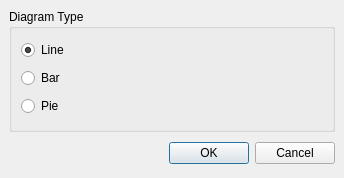
<ui version="4.0" >
 <author></author>
 <comment></comment>
 <exportmacro></exportmacro>
 <class>DiagramTypeDLG</class>
 <widget class="QDialog" name="DiagramTypeDLG" >
  <property name="geometry" >
   <rect>
    <x>0</x>
    <y>0</y>
    <width>344</width>
    <height>178</height>
   </rect>
  </property>
  <property name="windowTitle" >
   <string>Diagram Type</string>
  </property>
  <layout class="QGridLayout" >
   <property name="margin" >
    <number>9</number>
   </property>
   <property name="spacing" >
    <number>6</number>
   </property>
   <item row="0" column="0" >
    <layout class="QVBoxLayout" >
     <property name="margin" >
      <number>0</number>
     </property>
     <property name="spacing" >
      <number>6</number>
     </property>
     <item>
      <widget class="QGroupBox" name="diagramTypeGB" >
       <property name="title" >
        <string>Diagram Type</string>
       </property>
       <layout class="QGridLayout" >
        <property name="margin" >
         <number>9</number>
        </property>
        <property name="spacing" >
         <number>6</number>
        </property>
        <item row="1" column="0" >
         <widget class="QRadioButton" name="barRB" >
          <property name="text" >
           <string>Bar</string>
          </property>
         </widget>
        </item>
        <item row="0" column="0" >
         <widget class="QRadioButton" name="lineRB" >
          <property name="text" >
           <string>Line</string>
          </property>
          <property name="checked" >
           <bool>true</bool>
          </property>
         </widget>
        </item>
        <item row="2" column="0" >
         <widget class="QRadioButton" name="pieRB" >
          <property name="text" >
           <string>Pie</string>
          </property>
         </widget>
        </item>
       </layout>
      </widget>
     </item>
     <item>
      <layout class="QHBoxLayout" >
       <property name="margin" >
        <number>0</number>
       </property>
       <property name="spacing" >
        <number>6</number>
       </property>
       <item>
        <spacer>
         <property name="orientation" >
          <enum>Qt::Horizontal</enum>
         </property>
         <property name="sizeHint" >
          <size>
           <width>131</width>
           <height>31</height>
          </size>
         </property>
        </spacer>
       </item>
       <item>
        <widget class="QPushButton" name="okButton" >
         <property name="text" >
          <string>OK</string>
         </property>
        </widget>
       </item>
       <item>
        <widget class="QPushButton" name="cancelButton" >
         <property name="text" >
          <string>Cancel</string>
         </property>
        </widget>
       </item>
      </layout>
     </item>
    </layout>
   </item>
  </layout>
 </widget>
 <pixmapfunction></pixmapfunction>
 <resources/>
 <connections>
  <connection>
   <sender>okButton</sender>
   <signal>clicked()</signal>
   <receiver>DiagramTypeDLG</receiver>
   <slot>accept()</slot>
   <hints>
    <hint type="sourcelabel" >
     <x>278</x>
     <y>253</y>
    </hint>
    <hint type="destinationlabel" >
     <x>96</x>
     <y>254</y>
    </hint>
   </hints>
  </connection>
  <connection>
   <sender>cancelButton</sender>
   <signal>clicked()</signal>
   <receiver>DiagramTypeDLG</receiver>
   <slot>reject()</slot>
   <hints>
    <hint type="sourcelabel" >
     <x>369</x>
     <y>253</y>
    </hint>
    <hint type="destinationlabel" >
     <x>179</x>
     <y>282</y>
    </hint>
   </hints>
  </connection>
 </connections>
</ui>
